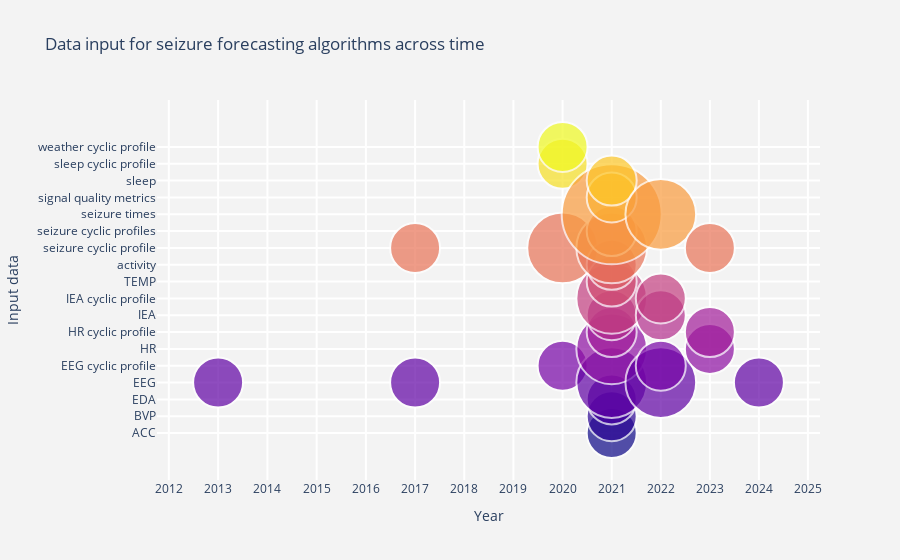

Notebook cell for this chart:
### Markdown cell above
## Bubble Chart

### Code cell
import plotly.graph_objects as go
import plotly.express as px

fig = go.Figure()

fig.add_trace(go.Scatter(
    x=freq["Year"], y=freq["Input"],
    marker_size=freq['freq'],
    marker_color=freq['color'],
    ))

fig.update_traces(mode='markers', marker=dict(sizemode='area',
                                              sizeref= 2.*max(freq['freq'])/(100**2), line_width=2))

fig.update_layout(
    title='Data input for seizure forecasting algorithms across time',
    xaxis=dict(
        title='Year',
        gridcolor='white',
        type='log',
        gridwidth=2,
    ),
    yaxis=dict(
        title='Input data',
        gridcolor='white',
        gridwidth=2,
    ),
    paper_bgcolor='rgb(243, 243, 243)',
    plot_bgcolor='rgb(243, 243, 243)',
)
fig.update_yaxes(type='category', tickmode='linear')


fig.show()

### Figure 1 — Plotly figure (JSON) as saved in the notebook; plotly's stock layout.template omitted (floating-point values rounded to 4 significant figures)
{"data": [{"marker": {"color": [0, 1, 2, 3, 4, 5, 6, 7, 8, 9, 10, 11, 12, 13, 14, 15, 16, 17, 0, 1, 2, 3, 4, 5, 6, 7, 8, 9, 10, 11, 12, 13, 14, 15, 16, 17, 0, 1, 2, 3, 4, 5, 6, 7, 8, 9, 10, 11, 12, 13, 14, 15, 16, 17, 0, 1, 2, 3, 4, 5, 6, 7, 8, 9, 10, 11, 12, 13, 14, 15, 16, 17, 0, 1, 2, 3, 4, 5, 6, 7, 8, 9, 10, 11, 12, 13, 14, 15, 16, 17, 0, 1, 2, 3, 4, 5, 6, 7, 8, 9, 10, 11, 12, 13, 14, 15, 16, 17, 0, 1, 2, 3, 4, 5, 6, 7, 8, 9, 10, 11, 12, 13, 14, 15, 16, 17], "line": {"width": 2}, "size": [0, 0, 0, 1, 0, 0, 0, 0, 0, 0, 0, 0, 0, 0, 0, 0, 0, 0, 0, 0, 0, 1, 0, 0, 0, 0, 0, 0, 0, 1, 0, 0, 0, 0, 0, 0, 0, 0, 0, 0, 1, 0, 0, 0, 0, 0, 0, 2, 0, 0, 0, 0, 1, 1, 1, 1, 1, 2, 0, 2, 1, 1, 2, 1, 1, 2, 1, 4, 1, 1, 0, 0, 0, 0, 0, 2, 1, 0, 0, 1, 1, 0, 0, 0, 0, 2, 0, 0, 0, 0, 0, 0, 0, 0, 0, 1, 1, 0, 0, 0, 0, 1, 0, 0, 0, 0, 0, 0, 0, 0, 0, 1, 0, 0, 0, 0, 0, 0, 0, 0, 0, 0, 0, 0, 0, 0], "sizemode": "area", "sizeref": 0.0008}, "mode": "markers", "type": "scatter", "x": [2013, 2013, 2013, 2013, 2013, 2013, 2013, 2013, 2013, 2013, 2013, 2013, 2013, 2013, 2013, 2013, 2013, 2013, 2017, 2017, 2017, 2017, 2017, 2017, 2017, 2017, 2017, 2017, 2017, 2017, 2017, 2017, 2017, 2017, 2017, 2017, 2020, 2020, 2020, 2020, 2020, 2020, 2020, 2020, 2020, 2020, 2020, 2020, 2020, 2020, 2020, 2020, 2020, 2020, 2021, 2021, 2021, 2021, 2021, 2021, 2021, 2021, 2021, 2021, 2021, 2021, 2021, 2021, 2021, 2021, 2021, 2021, 2022, 2022, 2022, 2022, 2022, 2022, 2022, 2022, 2022, 2022, 2022, 2022, 2022, 2022, 2022, 2022, 2022, 2022, 2023, 2023, 2023, 2023, 2023, 2023, 2023, 2023, 2023, 2023, 2023, 2023, 2023, 2023, 2023, 2023, 2023, 2023, 2024, 2024, 2024, 2024, 2024, 2024, 2024, 2024, 2024, 2024, 2024, 2024, 2024, 2024, 2024, 2024, 2024, 2024], "y": ["ACC", "BVP", "EDA", "EEG", "EEG cyclic profile", "HR", "HR cyclic profile", "IEA", "IEA cyclic profile", "TEMP", "activity", "seizure cyclic profile", "seizure cyclic profiles", "seizure times", "signal quality metrics", "sleep", "sleep cyclic profile", "weather cyclic profile", "ACC", "BVP", "EDA", "EEG", "EEG cyclic profile", "HR", "HR cyclic profile", "IEA", "IEA cyclic profile", "TEMP", "activity", "seizure cyclic profile", "seizure cyclic profiles", "seizure times", "signal quality metrics", "sleep", "sleep cyclic profile", "weather cyclic profile", "ACC", "BVP", "EDA", "EEG", "EEG cyclic profile", "HR", "HR cyclic profile", "IEA", "IEA cyclic profile", "TEMP", "activity", "seizure cyclic profile", "seizure cyclic profiles", "seizure times", "signal quality metrics", "sleep", "sleep cyclic profile", "weather cyclic profile", "ACC", "BVP", "EDA", "EEG", "EEG cyclic profile", "HR", "HR cyclic profile", "IEA", "IEA cyclic profile", "TEMP", "activity", "seizure cyclic profile", "seizure cyclic profiles", "seizure times", "signal quality metrics", "sleep", "sleep cyclic profile", "weather cyclic profile", "ACC", "BVP", "EDA", "EEG", "EEG cyclic profile", "HR", "HR cyclic profile", "IEA", "IEA cyclic profile", "TEMP", "activity", "seizure cyclic profile", "seizure cyclic profiles", "seizure times", "signal quality metrics", "sleep", "sleep cyclic profile", "weather cyclic profile", "ACC", "BVP", "EDA", "EEG", "EEG cyclic profile", "HR", "HR cyclic profile", "IEA", "IEA cyclic profile", "TEMP", "activity", "seizure cyclic profile", "seizure cyclic profiles", "seizure times", "signal quality metrics", "sleep", "sleep cyclic profile", "weather cyclic profile", "ACC", "BVP", "EDA", "EEG", "EEG cyclic profile", "HR", "HR cyclic profile", "IEA", "IEA cyclic profile", "TEMP", "activity", "seizure cyclic profile", "seizure cyclic profiles", "seizure times", "signal quality metrics", "sleep", "sleep cyclic profile", "weather cyclic profile"]}], "layout": {"paper_bgcolor": "rgb(243, 243, 243)", "plot_bgcolor": "rgb(243, 243, 243)", "title": {"text": "Data input for seizure forecasting algorithms across time"}, "xaxis": {"gridcolor": "white", "gridwidth": 2, "title": {"text": "Year"}, "type": "log"}, "yaxis": {"gridcolor": "white", "gridwidth": 2, "tickmode": "linear", "title": {"text": "Input data"}, "type": "category"}}}
